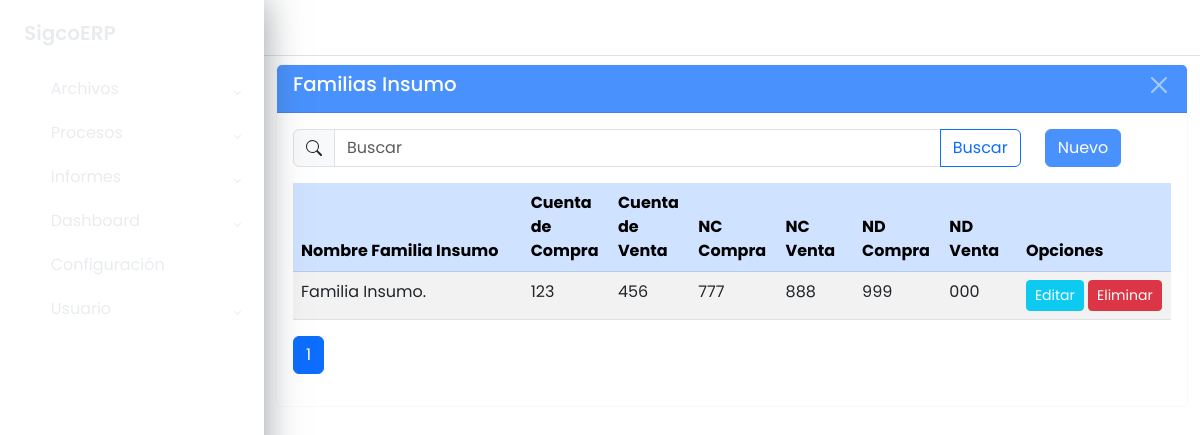
The app's page /maestros/clas_insumo/listar/ with its own data.
### apps/maestros/models/models_base.py (models this page shows, shortened)
class ClasInsumo(ModeloBaseGenerico):
	id_clas_insumo = models.AutoField(primary_key=True)
	nombre_familia_insumo = models.CharField("Nombre Familia Insumo", max_length=50,
											 null=True, blank=True)
	cta_compra = models.CharField("Cuenta de Compra", max_length=12, null=True,
								  blank=True)
	cta_venta = models.CharField("Cuenta de Venta", max_length=12, null=True,
								 blank=True)
	nc_compra = models.CharField("NC Compra", max_length=12, null=True,
								 blank=True)
	nc_venta = models.CharField("NC Venta", max_length=12, null=True,
								blank=True)
	nd_compra = models.CharField("ND Compra", max_length=12, null=True,
								 blank=True)
	nd_venta = models.CharField("ND Venta", max_length=12, null=True,
								blank=True)
	class Meta:
		db_table = 'sgc_clas_insumo'
		verbose_name = ('Familia Insumo')
		verbose_name_plural = ('Familias Insumo')
		ordering = ['nombre_familia_insumo']

### apps/maestros/views/clas_insumo_views.py (the view)
class ClasInsumoListView(GenericListView):
	model = modelo
	context_object_name = 'datos'
	template_name = f"maestros/{url_list}.html"
	cadena_filtro = "Q(nombre_familia_insumo__icontains=text) | \
					 Q(cta_compra__icontains=text) | \
					 Q(cta_venta__icontains=text)"
	extra_context = {
		"titulo": model._meta.verbose_name_plural,
		"url_inicio": url_home,
		"url_create": url_create,
		"url_update": url_update,
		"url_delete": url_delete
}

### apps/maestros/views/cruds_views_generics.py (called while the page is built)
    def get_queryset(self):
        queryset = super().get_queryset()
        text = self.request.GET.get('buscar', '')
        if text and self.cadena_filtro:
            queryset = queryset.filter(eval(self.cadena_filtro))
        return queryset

    def get_context_data(self, **kwargs):
        context = super().get_context_data(**kwargs)
        context["buscar"] = self.request.GET.get('buscar', '')
        return context

### apps/maestros/templates/maestros/clas_insumo_list.html (shortened to what this page needs)
{% extends 'base.html' %}
{% block main %}
	<div class="wrapper">
		{% block sidebar %}
			{% include 'sidebar.html' %}
		{% endblock sidebar %}
		{% block maincomponent %}
			<div class="main">
				{% block buttonsidebartoggle %}
					{% include 'buttonsidebartoggle.html' %}
				{% endblock buttonsidebartoggle %}
				{% block principalcomponent %}
					<div class="container-fluid">
						<div class="card border-light mb-3 mt-2">
							<div class="card-header text-white bg-primary opacity-75 d-flex
									justify-content-between">
								<h3>{{ titulo }}</h3>
								<button type="button" class="btn-close btn-close-white"
									aria-label="Close"
									onclick="window.location.href='{% url url_inicio %}'">
								</button>
							</div>
							<div class="card-body">
								<div class="row">
									<div class="col col-10">
										<form method="get">
											<div class="input-group flex-nowrap">
												<span class="input-group-text">
												</span>
												<input type="text" class="form-control" name="buscar"
													value="{{ buscar }}" placeholder="Buscar"
													autocomplete="off">
												<button class="btn btn-outline-primary">
													Buscar
												</button>
											</div>
										</form>
									</div>
									<div class="col col-2">
										<a href="{% url url_create %}"
												class="btn btn-primary opacity-75">
											Nuevo
										</a>
									</div>
								</div>
								<div class="table-responsive mt-3">
									<table class="table table-striped">
										<thead class="table-primary">
											<tr>
												<th class="col-3">Nombre Familia Insumo</th>
												<th class="col-1">Cuenta de Compra</th>
												<th class="col-1">Cuenta de Venta</th>
												<th class="col-1">NC Compra</th>
												<th class="col-1">NC Venta</th>
												<th class="col-1">ND Compra</th>
												<th class="col-1">ND Venta</th>
												<th class="col-2">Opciones</th>
											</tr>
										</thead>
										<tbody>
											{% for dato in datos %}
												<tr>
													<td>{{ dato.nombre_familia_insumo }}</td>
													<td>{{ dato.cta_compra }}</td>
													<td>{{ dato.cta_venta }}</td>
													<td>{{ dato.nc_compra }}</td>
													<td>{{ dato.nc_venta }}</td>
													<td>{{ dato.nd_compra }}</td>
													<td>{{ dato.nd_venta }}</td>
													<td>
														<a href="{% url url_update dato.pk %}"
																class="btn btn-info text-white btn-sm">
															Editar
														</a>
														<a href="{% url url_delete dato.pk %}"
																class="btn btn-danger text-white btn-sm">
															Eliminar
														</a>
													</td>
												</tr>
											{% endfor %}
										</tbody>
									</table>
									{% block paginador %}
										{% include 'paginador.html' %}
									{% endblock %}
								</div>
							</div>
						</div>
					</div>
				{% endblock principalcomponent %}
			</div>
		{% endblock maincomponent %}
	</div>
{% endblock main %}

### static/css/style.css (style rules this page uses)
body { font-family: 'Poppins', sans-serif; margin: 0; background-image: url("../img/background-image.jpg"); background-repeat: no-repeat; background-position: center bottom; background-size: cover; }
h3 { font-size: 1.2375rem; color: #FFF; }
.wrapper { align-items: stretch; display: flex; width: 100%; }
.main { display: flex; flex-direction: column; min-height: 100vh; width: 100%; overflow: hidden; transition: all 0.35s ease-in-out; }

### records on screen
ClasInsumo: nombre_familia_insumo "Familia Insumo.", cta_compra "123", cta_venta "456", nc_compra "777", nc_venta "888", nd_compra "999", nd_venta "000"

### other values on screen
{{ titulo }} "Familias Insumo"
{{ i }} "1"
